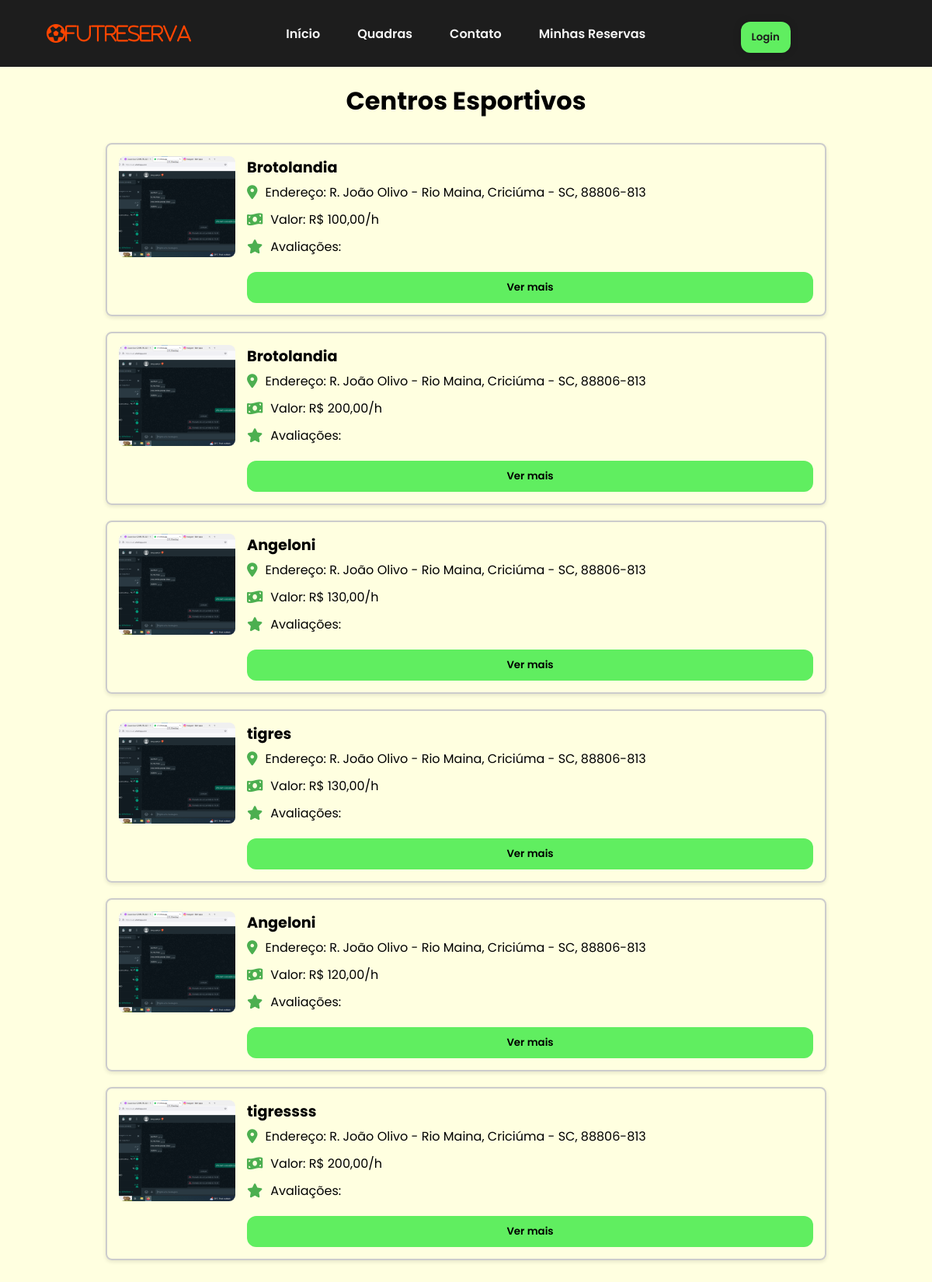
Screenshot of /futsal.php with the database file from the repository.
### tables this page shows
CREATE TABLE `quadra` (
  `id_quadra` int(11) NOT NULL,
  `nome` varchar(100) NOT NULL,
  `endereco` varchar(255) NOT NULL,
  `tipo` varchar(50) NOT NULL,
  `preco` decimal(10,2) NOT NULL,
  `imagem` varchar(255) NOT NULL,
  `id_usuario` int(11) NOT NULL
);

### futsal.php (the view, shortened to what this page needs)
<?php
$servername = "localhost";
$username = "root";
$password = "";
$dbname = "reservaquadras";
$conn = new mysqli($servername, $username, $password, $dbname);
$sql = "SELECT id_quadra, nome, endereco, preco, imagem, id_usuario FROM quadra";
$result = $conn->query($sql);
?>
<!DOCTYPE html>
<html lang="pt-BR">
<head>
    <link rel="stylesheet" href="styles/quadras.css">
    <link rel="stylesheet" href="https://cdnjs.cloudflare.com/ajax/libs/font-awesome/6.6.0/css/all.min.css" />
    <link rel="stylesheet" href="styles/styles.css">
    <link rel="stylesheet" href="styles/home.css">
    <link rel="stylesheet" href="styles/header.css">
    <link rel="stylesheet" href="https://unpkg.com/swiper/swiper-bundle.min.css">
</head>
<body>
<header>
    <nav id="navbar">
        <i class="fa-regular fa-futbol" id="logo">FutReserva</i>
        <ul id="nav_list">
            <li id="nav-item"><a href="index.php">Início</a></li>
            <li id="nav-item"><a href="quadras.php">Quadras</a></li>
            <li id="nav-item"><a href="contatos.php">Contato</a></li>
            <li id="nav-item"><a href="reservas.php">Minhas Reservas</a></li>
        </ul>
        <div id="login-section">
            <?php if (!isset($_SESSION['user_id'])): ?>
                <button id="btn-default"><a href="login.php" id="Login-botton">Login</a></button>
            <?php endif; ?>
        </div>
    </nav>
</header>
<h1>Centros Esportivos</h1>
<div class="quadras-container">
    <?php if ($result->num_rows > 0): ?>
        <?php while($row = $result->fetch_assoc()): ?>
            <div class="quadra">
                <img src="img/<?= $row['imagem']; ?>" alt="Imagem da quadra" class="foto">
                <div class="detalhes">
                    <h2 class="nome"><?= $row['nome']; ?></h2>
                    <div class="info">
                        <i class="fa-solid fa-location-dot"></i>
                        <p>Endereço: <?= $row['endereco']; ?></p>
                    </div>
                    <div class="info">
                        <i class="fa-solid fa-money-bill-wave"></i>
                        <p>Valor: R$ <?= number_format($row['preco'], 2, ',', '.'); ?>/h</p>
                    </div>
                    <div class="info">
                        <i class="fa-solid fa-star"></i>
                        <p>Avaliações:</p>
                    </div>
                    <button class="ver-mais" data-target="#modal-<?= $row['id_quadra']; ?>">Ver mais</button>
                </div>
            </div>
        <?php endwhile; ?>
    <?php else: ?>
        <p>Não há quadras disponíveis no momento.</p>
    <?php endif; ?>
</div>
</body>
</html>

### styles/quadras.css (style rules this page uses)
body { font-family: Poppins, sans-serif; }
h1 { text-align: center; margin-top: 20px; font-size: 2em; }
.quadras-container { display: flex; flex-direction: column; justify-content: flex-start; align-items: center; padding: 20px; }
.quadra { display: flex; flex-direction: row; margin: 10px 0; padding: 15px; border: 2px solid #ccc; border-radius: 8px; width: 80%; box-shadow: 0 2px 5px rgba(0, 0, 0, 0.1); }
.foto { width: 150px; height: 130px; object-fit: cover; border-radius: 8px; margin-right: 15px; }
.detalhes { display: flex; flex-direction: column; justify-content: center; flex-grow: 1; }
.nome { font-weight: bold; font-size: 1.2em; margin-bottom: 5px; }
button { margin: 10px 0 0; padding: 10px 14px; background-color: rgb(96, 238, 96); border: none; border-radius: 12px; font-weight: 600; cursor: pointer; transition: background-color .3s ease; }
.info { display: flex; align-items: center; margin-bottom: 10px; }
.info i { font-size: 18px; margin-right: 10px; color: #4CAF50; }

### styles/styles.css (style rules this page uses)
* { font-family: "Poppins", sans-serif; margin: 0; padding: 0; box-sizing: border-box; }
body { background-color: lightyellow; }
#btn-default { border: none; display: flex; align-items: center; justify-content: center; background-color: rgb(96, 238, 96); border-radius: 12px; padding: 10px 14px; font-weight: 600; box-shadow: 0px 0px 10px 2px rgba(0, 0, 0, 0.1); cursor: pointer; transition: background-color .3s ease; }
#btn-default a { text-decoration: none; color: #1d1d1d; }

### styles/header.css (style rules this page uses)
header { width: 100%; padding: 18px 5%; background-color: #1d1d1d; }
#navbar { width: 100%; display: flex; align-items: center; justify-content: space-between; }
#navbar #logo { font-size: 24px; color: #ff4500; }
#nav_list { display: flex; list-style: none; gap: 48px; }
#nav-item a { text-decoration: none; color: whitesmoke; font-weight: 600; }

### futsal.php (style rules this page uses)
* { font-family: 'Poppins', sans-serif; }

### rows the page displays
quadra: imagem (picture), nome "Brotolandia", endereco "R. João Olivo - Rio Maina, Criciúma - SC, 88806-813", preco "100,00"
quadra: imagem (picture), nome "Brotolandia", endereco "R. João Olivo - Rio Maina, Criciúma - SC, 88806-813", preco "200,00"
quadra: imagem (picture), nome "Angeloni", endereco "R. João Olivo - Rio Maina, Criciúma - SC, 88806-813", preco "130,00"
quadra: imagem (picture), nome "tigres", endereco "R. João Olivo - Rio Maina, Criciúma - SC, 88806-813", preco "130,00"
quadra: imagem (picture), nome "Angeloni", endereco "R. João Olivo - Rio Maina, Criciúma - SC, 88806-813", preco "120,00"
quadra: imagem (picture), nome "tigressss", endereco "R. João Olivo - Rio Maina, Criciúma - SC, 88806-813", preco "200,00"
